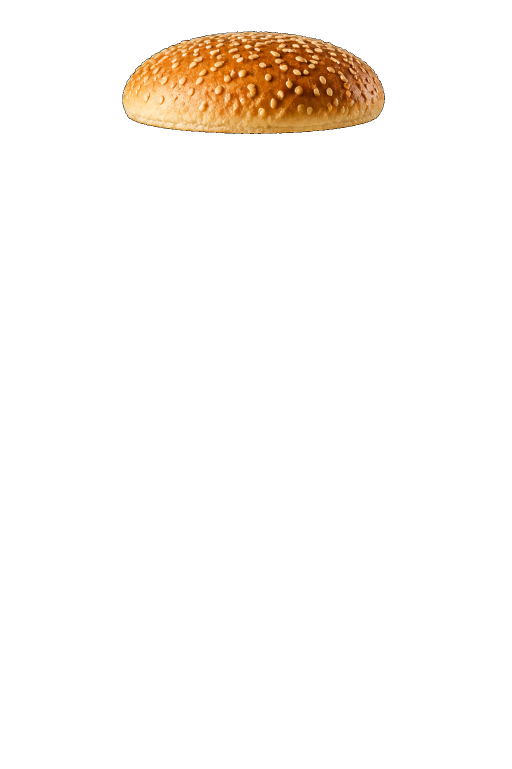
#> input picture layer1_topbun.png, 1023 x 1537 px (shown at 1/2 size)
$ python process_static_layers.py
#> lines starting #> are read from the running program, lines starting #| are printed output that depends on the picture
import os
from PIL import Image

layers = [
    "layer1_topbun.png",
    "layer2_lettuce.png",
    "layer3_tomatoes.png",
    "layer4_onions.png",
    "layer5_pickles.png",
    "layer6_cheese.png",
    "layer7_patty.png",
    "layer8_bottombun.png"
]

target_max_width = 400

# First, find the bounding box of the entire burger to find the true max width of the visual elements
combined_bbox = None

cropped_data = []

for layer in layers:
    img = Image.open(layer).convert("RGBA")
#> img is the input picture: PIL image 1023x1537 RGBA; mean R, G, B, A 11.2, 7.4, 3.5, 14.2
    bbox = img.getbbox()
#> bbox = (245, 62, 770, 268)
    if bbox:
        cropped = img.crop(bbox)
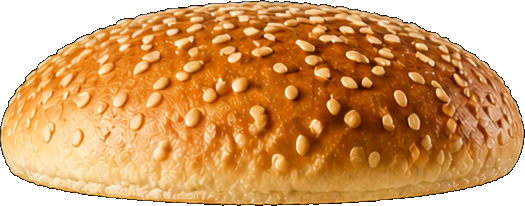
#> cropped: PIL image 525x206 RGBA; mean R, G, B, A 162.8, 107.6, 51, 206; transparent parts drawn white
        cropped_data.append((layer, cropped))
#> pass 2 of the loop `for layer in layers:`:
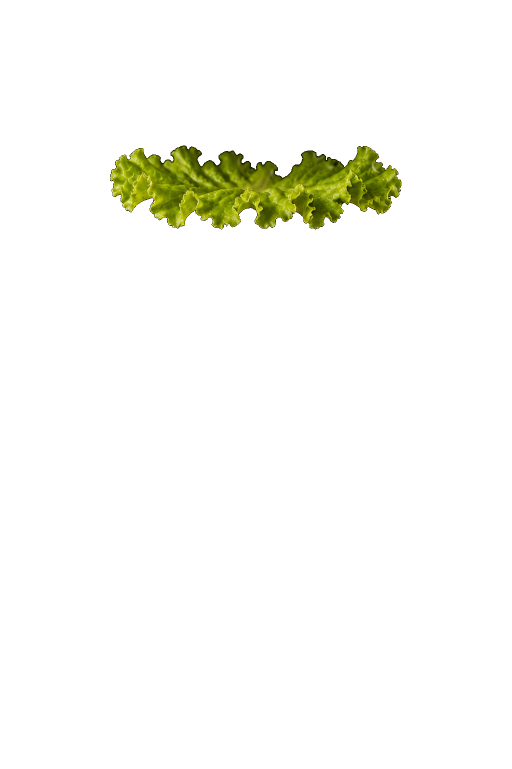
#> input picture layer2_lettuce.png, 1023 x 1537 px (shown at 1/2 size)
#> img is the input picture: PIL image 1023x1537 RGBA; mean R, G, B, A 5, 5.5, 0.4, 10.7
#> bbox = (220, 291, 803, 459)
#> `cropped = img.crop(bbox)`:
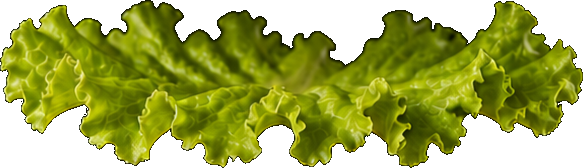
#> cropped: PIL image 583x168 RGBA; mean R, G, B, A 80.4, 89.1, 7.2, 172.2; transparent parts drawn white
#> pass 3 of the loop `for layer in layers:`:
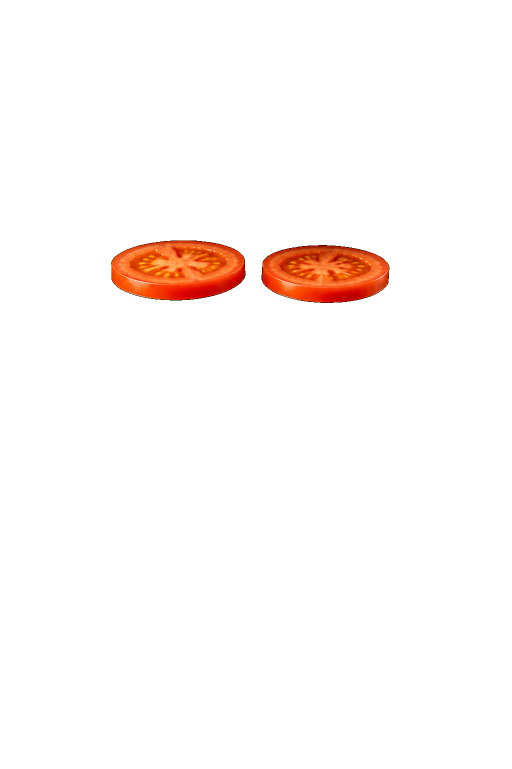
#> input picture layer3_tomatoes.png, 1023 x 1537 px (shown at 1/2 size)
#> img is the input picture: PIL image 1023x1537 RGBA; mean R, G, B, A 7.4, 2.6, 0.7, 8.3
#> bbox = (222, 481, 779, 606)
#> `cropped = img.crop(bbox)`:
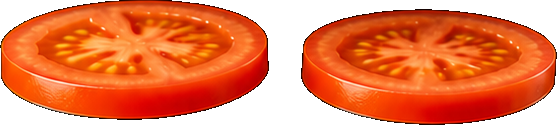
#> cropped: PIL image 557x125 RGBA; mean R, G, B, A 166.1, 58.4, 16.2, 186.9; transparent parts drawn white
#> (the run stopped early here; a loop or call above may not have finished)
